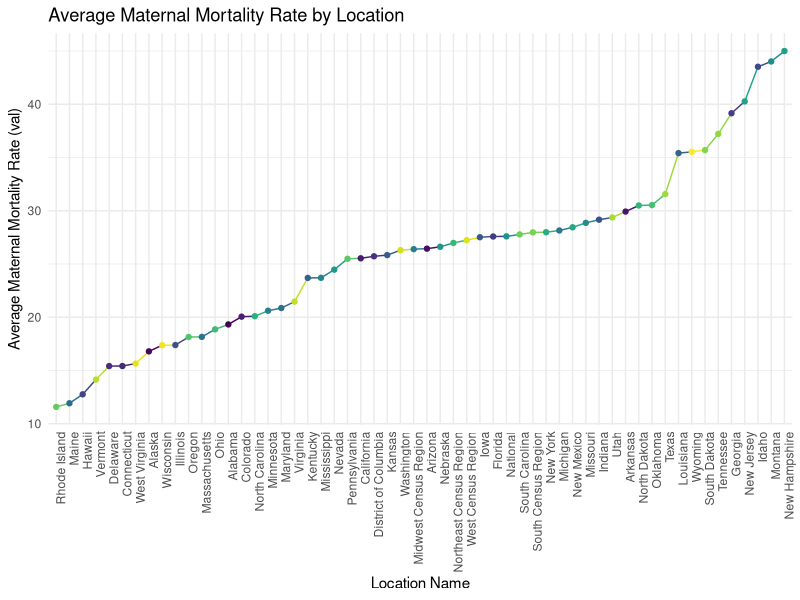
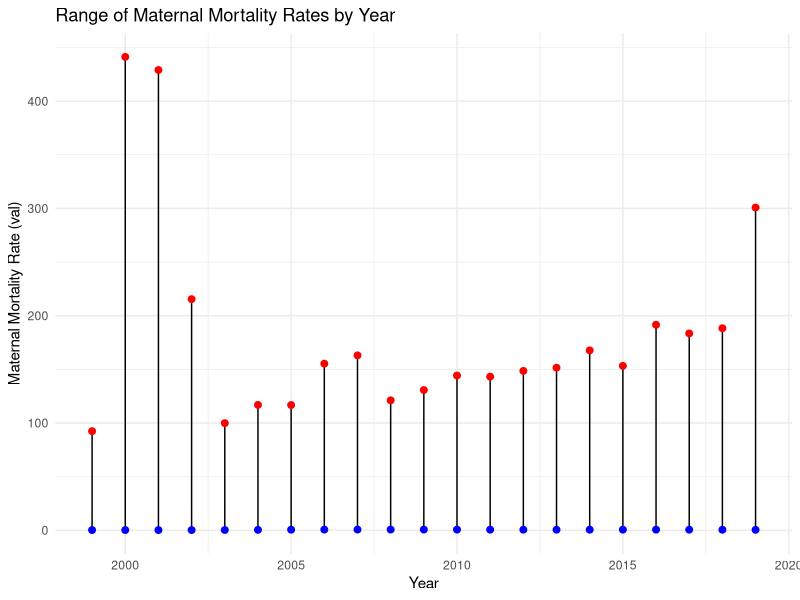

These figures' R source, in order:
## ---- chunk 1
suppressPackageStartupMessages(library(dplyr))
library(ggplot2)
suppressPackageStartupMessages(library(tidyverse))
data <- read.csv("dataset/mmr_clean.csv")
## ---- chunk 2
avg_val_by_location <- data |> 
  group_by(location_name) |> 
  summarise(average_val = mean(val, na.rm = TRUE))
## ---- chunk 3
ggplot(avg_val_by_location, aes(x = reorder(location_name, average_val), y = average_val, group = 1)) +
  geom_line(aes(color = location_name)) +
  geom_point(aes(color = location_name)) +
  theme_minimal() +
  theme(axis.text.x = element_text(angle = 90, hjust = 1)) +
  labs(x = "Location Name", y = "Average Maternal Mortality Rate (val)", title = "Average Maternal Mortality Rate by Location") +
  scale_color_viridis_d() + 
  theme(legend.position="none")


## ---- chunk 4
yearly_range <- data %>%
  group_by(year_id) %>%
  summarise(min_val = min(val, na.rm = TRUE), max_val = max(val, na.rm = TRUE))
## ---- chunk 5
ggplot(yearly_range, aes(x = year_id)) +
  geom_errorbar(aes(ymin = min_val, ymax = max_val), width = 0.2) +
  theme_minimal() +
  labs(x = "Year", y = "Maternal Mortality Rate (val)", title = "Range of Maternal Mortality Rates by Year") +
  geom_point(aes(y = min_val), color = "blue", size = 2) +
  geom_point(aes(y = max_val), color = "red", size = 2)
